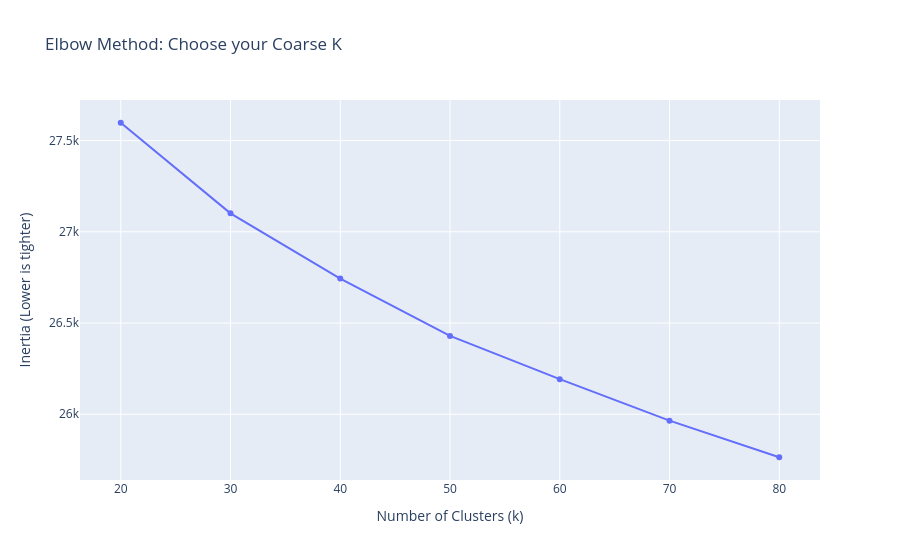

Notebook source saved alongside this figure:
### Code cell
# Check elbow on a sample to decide our Coarse K
k_options = [20, 30, 40, 50, 60, 70, 80]
elbow_df = check_coarse_elbow(doc_emb, k_options, sample_size=50000)

# Plot it
fig = plot_elbow_curve(elbow_df)
fig.show()

### Figure 1 — Plotly figure (JSON) as saved in the notebook; plotly's stock layout.template omitted (floating-point values rounded to 4 significant figures)
{"data": [{"hovertemplate": "Number of Clusters (k)=%{x}<br>Inertia (Lower is tighter)=%{y}<extra></extra>", "legendgroup": "", "line": {"color": "#636efa", "dash": "solid"}, "marker": {"symbol": "circle"}, "mode": "lines+markers", "name": "", "orientation": "v", "showlegend": false, "type": "scatter", "x": [20, 30, 40, 50, 60, 70, 80], "xaxis": "x", "y": [27600.0, 27100.0, 26740.0, 26430.0, 26190.0, 25960.0, 25760.0], "yaxis": "y"}], "layout": {"legend": {"tracegroupgap": 0}, "title": {"text": "Elbow Method: Choose your Coarse K"}, "xaxis": {"anchor": "y", "domain": [0, 1], "dtick": 10, "tick0": 20, "tickmode": "linear", "title": {"text": "Number of Clusters (k)"}}, "yaxis": {"anchor": "x", "domain": [0, 1], "title": {"text": "Inertia (Lower is tighter)"}}}}
